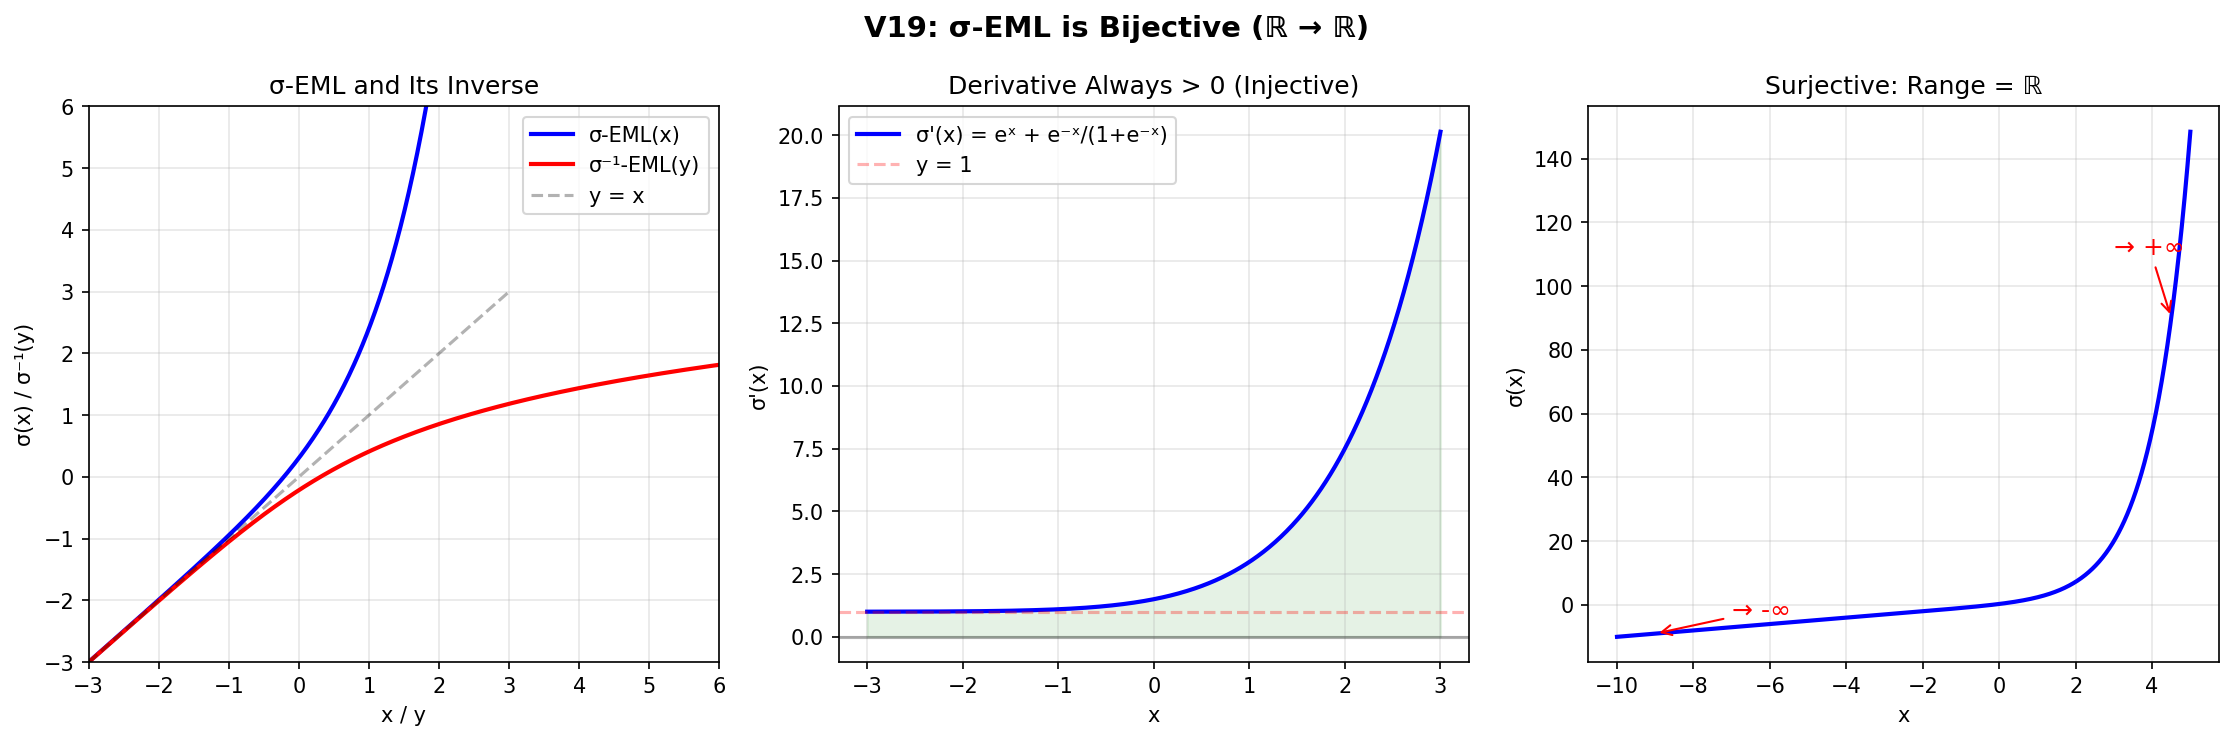

Here is the Python script that generated this plot:
"""
Demo 5: σ-EML Bijectivity and Inverse

V19 proves σ-EML is bijective:
- Injective (from strict monotonicity)
- Surjective (from continuity + limits at ±∞)

This means σ-EML has a well-defined inverse function σ⁻¹.
The inverse has interesting properties as a "compression" function.
"""

import numpy as np
from scipy.optimize import brentq
import matplotlib.pyplot as plt

def sigma_eml(x):
    return np.exp(x) - np.log(1 + np.exp(-x))

def sigma_eml_inv(y, tol=1e-12):
    """Numerically compute σ-EML inverse."""
    # Find x such that σ(x) = y
    # For large y: x ≈ log(y), for small y: x ≈ y
    lo = min(y - 10, -100)
    hi = max(y + 10, 100)
    return brentq(lambda x: sigma_eml(x) - y, lo, hi, xtol=tol)

fig, axes = plt.subplots(1, 3, figsize=(15, 5))

# Plot 1: σ-EML and its inverse
ax = axes[0]
x = np.linspace(-3, 3, 500)
y = sigma_eml(x)
ax.plot(x, y, 'b-', linewidth=2, label='σ-EML(x)')
ax.plot(y, x, 'r-', linewidth=2, label='σ⁻¹-EML(y)')
ax.plot(x, x, 'k--', alpha=0.3, label='y = x')
ax.set_xlabel('x / y')
ax.set_ylabel('σ(x) / σ⁻¹(y)')
ax.set_title('σ-EML and Its Inverse')
ax.legend()
ax.grid(True, alpha=0.3)
ax.set_xlim(-3, 6)
ax.set_ylim(-3, 6)

# Plot 2: Derivative of σ-EML (always positive → bijective)
ax = axes[1]
deriv = np.exp(x) + np.exp(-x) / (1 + np.exp(-x))
ax.plot(x, deriv, 'b-', linewidth=2, label="σ'(x) = eˣ + e⁻ˣ/(1+e⁻ˣ)")
ax.axhline(y=0, color='k', linestyle='-', alpha=0.3)
ax.axhline(y=1, color='r', linestyle='--', alpha=0.3, label='y = 1')
ax.fill_between(x, 0, deriv, alpha=0.1, color='green')
ax.set_xlabel('x')
ax.set_ylabel("σ'(x)")
ax.set_title("Derivative Always > 0 (Injective)")
ax.legend()
ax.grid(True, alpha=0.3)

# Plot 3: Limits demonstrating surjectivity
ax = axes[2]
x_wide = np.linspace(-10, 5, 1000)
y_wide = sigma_eml(x_wide)
ax.plot(x_wide, y_wide, 'b-', linewidth=2)
ax.annotate('→ +∞', xy=(4.5, sigma_eml(4.5)), fontsize=12, color='red',
            arrowprops=dict(arrowstyle='->', color='red'),
            xytext=(3, sigma_eml(4.5)+20))
ax.annotate('→ -∞', xy=(-9, sigma_eml(-9)), fontsize=12, color='red',
            arrowprops=dict(arrowstyle='->', color='red'),
            xytext=(-7, sigma_eml(-9)+5))
ax.set_xlabel('x')
ax.set_ylabel('σ(x)')
ax.set_title('Surjective: Range = ℝ')
ax.grid(True, alpha=0.3)

plt.suptitle('V19: σ-EML is Bijective (ℝ → ℝ)', fontsize=14, fontweight='bold')
plt.tight_layout()
plt.savefig('demo5_sigma_eml_inverse.png', dpi=150, bbox_inches='tight')
plt.close()
print("Demo 5 saved: demo5_sigma_eml_inverse.png")
